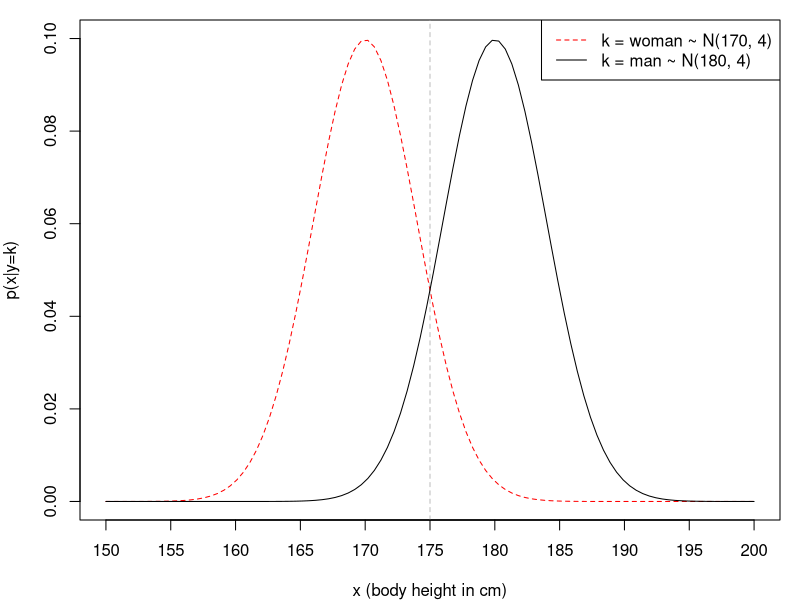
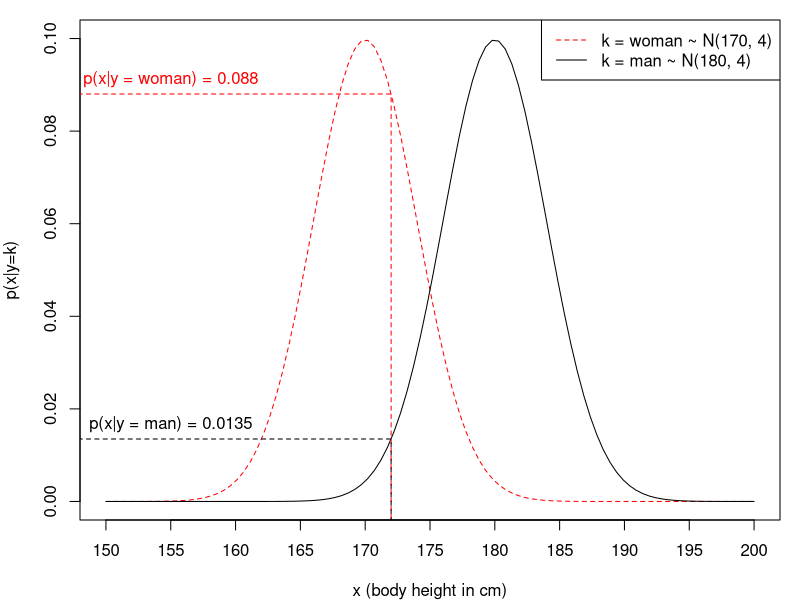
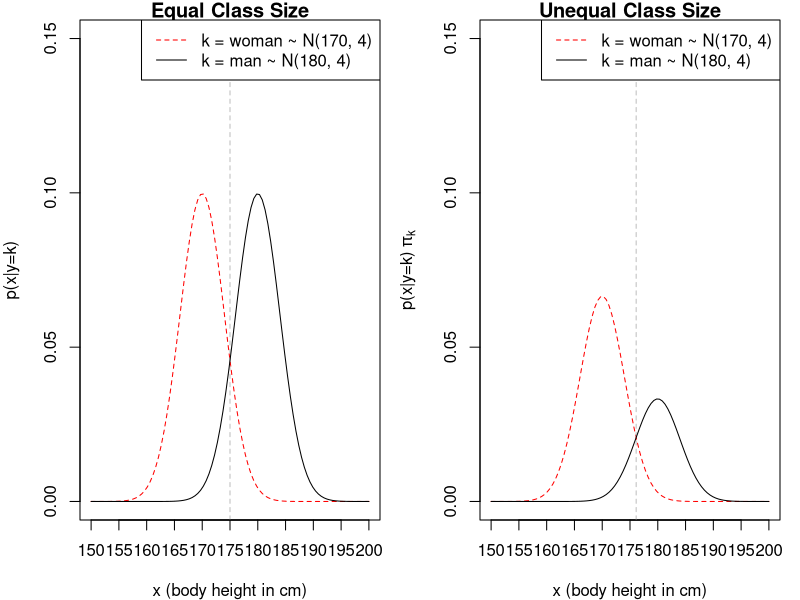
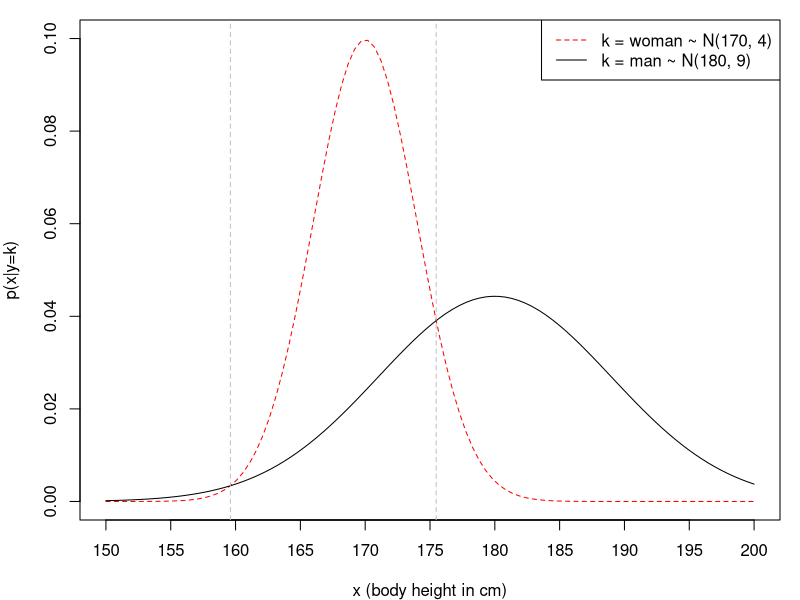

The R source for these figures, in order:
bh.man = c(184,177,185,179,182,182,178,176,184,173)
bh.woman = c(176,165,170,171,166,172,164,171,175,170)
mean(bh.man)
mean(bh.woman)

x = c(bh.man, bh.woman)
class = as.factor(rep(c("man", "woman"), each = 10))

df = data.frame(x, class)
str(df)

# plot 1
png("../figure/disc_univariate-1.png", width = 3000, height = 1300, res = 300)
par(mar = c(4,4,1,1))
x = seq(150, 200, length.out = 100)
plot(x, dnorm(x, mean = 170, sd = 4), type = "l", col = "red", lty = 2, 
     xlim = c(150, 200), ylim = c(0, 0.1),
     ylab = "p(x|y=k)", xlab = "x (body height in cm)")
abline(v = 175, col = "grey", lty = 2)
axis(1, at = seq(155, 195, by = 10))
lines(x, dnorm(x, mean = 180, sd = 4)) 
legend("topright", legend = c("k = woman ~ N(170, 4)", "k = man ~ N(180, 4)"), 
       col = c("red", "black"), lty = c(2, 1))
dev.off()

# plot 2
png("../figure/disc_univariate-2.png", width = 3000, height = 1300, res = 300)
par(mar = c(4,4,1,1))
x = seq(150, 200, length.out = 100)
y.woman = dnorm(x, mean = 170, sd = 4)
y.man = dnorm(x, mean = 180, sd = 4)

plot(x, y.woman, type = "l", col = "red", lty = 2, xlim = c(150, 200), ylim = c(0, 0.1), 
     ylab = "p(x|y=k)", xlab = "x (body height in cm)")
axis(1, at = seq(155, 195, by = 10))
lines(x, y.man) 
legend("topright", legend = c("k = woman ~ N(170, 4)", "k = man ~ N(180, 4)"), 
       col = c("red", "black"), lty = c(2, 1))

lines(c(0, 172, 172), c(rep(dnorm(172, mean = 170, sd = 4), 2), -1), col = "red", lty = 2)
text(155, dnorm(172, mean = 170, sd = 4), pos = 3, col  = "red",
     labels = paste0("p(x|y = woman) = ", woman <- round(dnorm(172, mean = 170, sd = 4), 4)))

lines(c(0, 172, 172), c(rep(dnorm(172, mean = 180, sd = 4), 2), -1), 
      col = "black", lty = 2)
text(155, dnorm(172, mean = 180, sd = 4), 
     labels = paste0("p(x|y = man) = ", man <- round(dnorm(172, mean = 180, sd = 4), 4)), 
     pos = 3, col  = "black")
dev.off()

# plot 3
png("../figure/disc_univariate-3.png", width = 3000, height = 1300, res = 300)
par(mar = c(4,4,1,1), mfrow = c(1,2))

y.woman = dnorm(x, mean = 170, sd = 4)
y.man = dnorm(x, mean = 180, sd = 4)
plot(x, y.woman, type = "l", col = "red", lty = 2, 
     xlim = c(150, 200), ylim = c(0, 0.15),
     main = "Equal Class Size",
     ylab = "p(x|y=k)",  #yaxt = "n",
     xlab = "x (body height in cm)")
abline(v = 175, col = "grey", lty = 2)
axis(1, at = seq(155, 195, by = 10))
lines(x,y.man) 
legend("topright", legend = c("k = woman ~ N(170, 4)", "k = man ~ N(180, 4)"), 
       col = c("red", "black"), lty = c(2, 1))

x = seq(150, 200, length.out = 100)
y.woman = dnorm(x, mean = 170, sd = 4)*2/3#*2
y.man = dnorm(x, mean = 180, sd = 4)*1/3#*2

x = seq(150, 200, length.out = 100)
plot(x, y.woman, type = "l", col = "red", lty = 2, 
     xlim = c(150, 200), ylim = c(0, 0.15),
     main = "Unequal Class Size",
     ylab = expression("p(x|y=k)"~pi[k]),#  yaxt = "n",
     xlab = "x (body height in cm)")

f = function(x) (dnorm(x, mean = 170, sd = 4)*2/3 - dnorm(x, mean = 180, sd = 4)*1/3)
x.unequal = uniroot(f = f, lower = 170, upper = 200)$root

abline(v = x.unequal, col = "grey", lty = 2)
axis(1, at = seq(155, 195, by = 10))
lines(x,y.man) 
legend("topright", legend = c("k = woman ~ N(170, 4)", "k = man ~ N(180, 4)"), 
       col = c("red", "black"), lty = c(2, 1))
dev.off()

# plot 4
png("../figure/disc_univariate-4.png", width = 3000, height = 1300, res = 300)
f = function(x) (dnorm(x, mean = 170, sd = 4) - dnorm(x, mean = 180, sd = 9))
x1 = uniroot(f = f, lower = 170, upper = 200)$root
x2 = uniroot(f = f, lower = 150, upper = 170)$root
par(mar = c(4,4,1,1))
x = seq(150, 200, length.out = 100)
plot(x, dnorm(x, mean = 170, sd = 4), type = "l", col = "red", lty = 2, 
     xlim = c(150, 200), ylim = c(0, 0.1),
     ylab = "p(x|y=k)", xlab = "x (body height in cm)")
axis(1, at = seq(155, 195, by = 10))
lines(x, dnorm(x, mean = 180, sd = 9)) 
legend("topright", legend = c("k = woman ~ N(170, 4)", "k = man ~ N(180, 9)"), 
       col = c("red", "black"), lty = c(2, 1))

abline(v = c(x1, x2), col = "gray", lty = 2)
dev.off()
